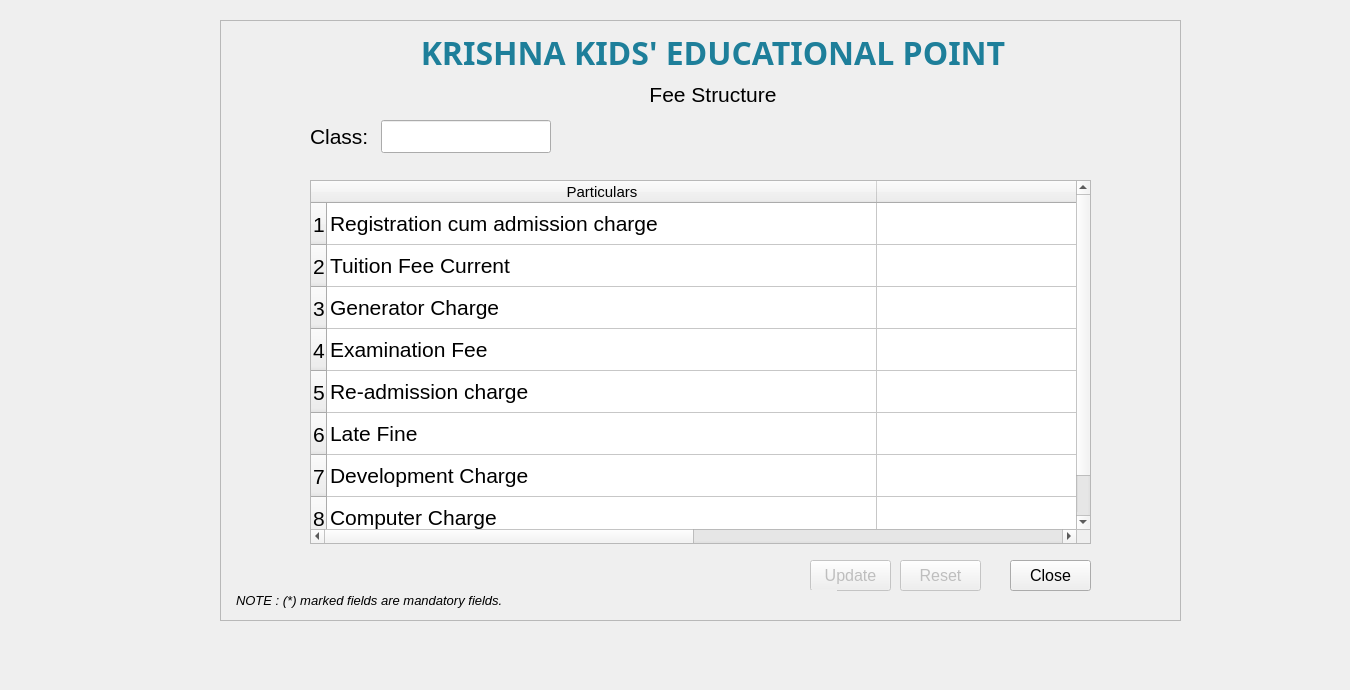
<?xml version="1.0" encoding="UTF-8"?>
<ui version="4.0">
 <class>feeStructurePage</class>
 <widget class="QWidget" name="feeStructurePage">
  <property name="geometry">
   <rect>
    <x>0</x>
    <y>0</y>
    <width>1350</width>
    <height>690</height>
   </rect>
  </property>
  <property name="windowTitle">
   <string>Form</string>
  </property>
  <widget class="QFrame" name="frame">
   <property name="geometry">
    <rect>
     <x>220</x>
     <y>20</y>
     <width>961</width>
     <height>601</height>
    </rect>
   </property>
   <property name="sizePolicy">
    <sizepolicy hsizetype="Expanding" vsizetype="Expanding">
     <horstretch>0</horstretch>
     <verstretch>0</verstretch>
    </sizepolicy>
   </property>
   <property name="font">
    <font>
     <pointsize>16</pointsize>
    </font>
   </property>
   <property name="autoFillBackground">
    <bool>true</bool>
   </property>
   <property name="frameShape">
    <enum>QFrame::StyledPanel</enum>
   </property>
   <property name="frameShadow">
    <enum>QFrame::Raised</enum>
   </property>
   <widget class="QWidget" name="layoutWidget">
    <property name="geometry">
     <rect>
      <x>200</x>
      <y>10</y>
      <width>586</width>
      <height>77</height>
     </rect>
    </property>
    <layout class="QVBoxLayout" name="verticalLayout">
     <item>
      <widget class="QLabel" name="lOrgName">
       <property name="font">
        <font>
         <family>Economica</family>
         <pointsize>36</pointsize>
         <weight>75</weight>
         <italic>false</italic>
         <bold>true</bold>
         <underline>false</underline>
         <kerning>true</kerning>
        </font>
       </property>
       <property name="autoFillBackground">
        <bool>true</bool>
       </property>
       <property name="text">
        <string>&lt;html&gt;&lt;head/&gt;&lt;body&gt;&lt;p align=&quot;center&quot;&gt;&lt;span style=&quot; font-size:24pt; color:#1e7f9a;&quot;&gt;KRISHNA KIDS' EDUCATIONAL POINT&lt;/span&gt;&lt;/p&gt;&lt;/body&gt;&lt;/html&gt;</string>
       </property>
       <property name="textFormat">
        <enum>Qt::AutoText</enum>
       </property>
       <property name="alignment">
        <set>Qt::AlignHCenter|Qt::AlignTop</set>
       </property>
       <property name="indent">
        <number>0</number>
       </property>
      </widget>
     </item>
     <item>
      <widget class="QLabel" name="lAdmissionForm">
       <property name="autoFillBackground">
        <bool>true</bool>
       </property>
       <property name="text">
        <string>Fee Structure</string>
       </property>
       <property name="alignment">
        <set>Qt::AlignCenter</set>
       </property>
      </widget>
     </item>
    </layout>
   </widget>
   <widget class="QPushButton" name="pbReset">
    <property name="enabled">
     <bool>false</bool>
    </property>
    <property name="geometry">
     <rect>
      <x>680</x>
      <y>540</y>
      <width>81</width>
      <height>31</height>
     </rect>
    </property>
    <property name="font">
     <font>
      <pointsize>12</pointsize>
     </font>
    </property>
    <property name="autoFillBackground">
     <bool>true</bool>
    </property>
    <property name="text">
     <string>Reset</string>
    </property>
   </widget>
   <widget class="QPushButton" name="pbUpdate">
    <property name="enabled">
     <bool>false</bool>
    </property>
    <property name="geometry">
     <rect>
      <x>590</x>
      <y>540</y>
      <width>81</width>
      <height>31</height>
     </rect>
    </property>
    <property name="font">
     <font>
      <pointsize>12</pointsize>
     </font>
    </property>
    <property name="autoFillBackground">
     <bool>true</bool>
    </property>
    <property name="text">
     <string>Update</string>
    </property>
    <property name="autoDefault">
     <bool>false</bool>
    </property>
    <property name="default">
     <bool>false</bool>
    </property>
    <property name="flat">
     <bool>false</bool>
    </property>
   </widget>
   <widget class="QLabel" name="lMandatory">
    <property name="geometry">
     <rect>
      <x>16</x>
      <y>570</y>
      <width>601</width>
      <height>20</height>
     </rect>
    </property>
    <property name="font">
     <font>
      <pointsize>10</pointsize>
      <italic>true</italic>
     </font>
    </property>
    <property name="autoFillBackground">
     <bool>true</bool>
    </property>
    <property name="text">
     <string>NOTE : (*) marked fields are mandatory fields. </string>
    </property>
   </widget>
   <widget class="QTableWidget" name="twFeeStruct">
    <property name="geometry">
     <rect>
      <x>90</x>
      <y>160</y>
      <width>781</width>
      <height>364</height>
     </rect>
    </property>
    <property name="sizePolicy">
     <sizepolicy hsizetype="Expanding" vsizetype="Expanding">
      <horstretch>0</horstretch>
      <verstretch>0</verstretch>
     </sizepolicy>
    </property>
    <property name="maximumSize">
     <size>
      <width>781</width>
      <height>16777215</height>
     </size>
    </property>
    <property name="frameShape">
     <enum>QFrame::StyledPanel</enum>
    </property>
    <property name="frameShadow">
     <enum>QFrame::Sunken</enum>
    </property>
    <property name="sizeAdjustPolicy">
     <enum>QAbstractScrollArea::AdjustToContents</enum>
    </property>
    <property name="showGrid">
     <bool>true</bool>
    </property>
    <property name="sortingEnabled">
     <bool>false</bool>
    </property>
    <property name="wordWrap">
     <bool>true</bool>
    </property>
    <property name="cornerButtonEnabled">
     <bool>false</bool>
    </property>
    <attribute name="horizontalHeaderVisible">
     <bool>true</bool>
    </attribute>
    <attribute name="horizontalHeaderCascadingSectionResizes">
     <bool>false</bool>
    </attribute>
    <attribute name="horizontalHeaderDefaultSectionSize">
     <number>550</number>
    </attribute>
    <attribute name="horizontalHeaderMinimumSectionSize">
     <number>38</number>
    </attribute>
    <attribute name="horizontalHeaderStretchLastSection">
     <bool>true</bool>
    </attribute>
    <attribute name="verticalHeaderDefaultSectionSize">
     <number>42</number>
    </attribute>
    <row>
     <property name="text">
      <string>1</string>
     </property>
    </row>
    <row>
     <property name="text">
      <string>2</string>
     </property>
    </row>
    <row>
     <property name="text">
      <string>3</string>
     </property>
    </row>
    <row>
     <property name="text">
      <string>4</string>
     </property>
    </row>
    <row>
     <property name="text">
      <string>5</string>
     </property>
    </row>
    <row>
     <property name="text">
      <string>6</string>
     </property>
    </row>
    <row>
     <property name="text">
      <string>7</string>
     </property>
    </row>
    <row>
     <property name="text">
      <string>8</string>
     </property>
    </row>
    <column>
     <property name="text">
      <string>Particulars</string>
     </property>
     <property name="font">
      <font>
       <pointsize>11</pointsize>
      </font>
     </property>
    </column>
    <column>
     <property name="text">
      <string>Charges</string>
     </property>
     <property name="font">
      <font>
       <pointsize>11</pointsize>
      </font>
     </property>
    </column>
    <item row="0" column="0">
     <property name="text">
      <string>Registration cum admission charge</string>
     </property>
     <property name="font">
      <font>
       <kerning>false</kerning>
      </font>
     </property>
     <property name="flags">
      <set>ItemIsDragEnabled|ItemIsUserCheckable|ItemIsEnabled</set>
     </property>
    </item>
    <item row="0" column="1">
     <property name="text">
      <string/>
     </property>
     <property name="flags">
      <set>ItemIsSelectable|ItemIsEditable|ItemIsDragEnabled|ItemIsUserCheckable|ItemIsEnabled</set>
     </property>
    </item>
    <item row="1" column="0">
     <property name="text">
      <string>Tuition Fee Current</string>
     </property>
     <property name="flags">
      <set>ItemIsDragEnabled|ItemIsUserCheckable|ItemIsEnabled</set>
     </property>
    </item>
    <item row="1" column="1">
     <property name="text">
      <string/>
     </property>
     <property name="flags">
      <set>ItemIsSelectable|ItemIsEditable|ItemIsDragEnabled|ItemIsUserCheckable|ItemIsEnabled</set>
     </property>
    </item>
    <item row="2" column="0">
     <property name="text">
      <string>Generator Charge</string>
     </property>
     <property name="font">
      <font>
       <kerning>false</kerning>
      </font>
     </property>
     <property name="flags">
      <set>ItemIsDragEnabled|ItemIsUserCheckable|ItemIsEnabled</set>
     </property>
    </item>
    <item row="2" column="1">
     <property name="text">
      <string/>
     </property>
     <property name="flags">
      <set>ItemIsSelectable|ItemIsEditable|ItemIsDragEnabled|ItemIsUserCheckable|ItemIsEnabled</set>
     </property>
    </item>
    <item row="3" column="0">
     <property name="text">
      <string>Examination Fee</string>
     </property>
     <property name="flags">
      <set>ItemIsDragEnabled|ItemIsUserCheckable|ItemIsEnabled</set>
     </property>
    </item>
    <item row="3" column="1">
     <property name="text">
      <string/>
     </property>
     <property name="flags">
      <set>ItemIsSelectable|ItemIsEditable|ItemIsDragEnabled|ItemIsUserCheckable|ItemIsEnabled</set>
     </property>
    </item>
    <item row="4" column="0">
     <property name="text">
      <string>Re-admission charge</string>
     </property>
     <property name="flags">
      <set>ItemIsDragEnabled|ItemIsUserCheckable|ItemIsEnabled</set>
     </property>
    </item>
    <item row="4" column="1">
     <property name="text">
      <string/>
     </property>
     <property name="flags">
      <set>ItemIsSelectable|ItemIsEditable|ItemIsDragEnabled|ItemIsUserCheckable|ItemIsEnabled</set>
     </property>
    </item>
    <item row="5" column="0">
     <property name="text">
      <string>Late Fine</string>
     </property>
     <property name="flags">
      <set>ItemIsDragEnabled|ItemIsUserCheckable|ItemIsEnabled</set>
     </property>
    </item>
    <item row="5" column="1">
     <property name="text">
      <string/>
     </property>
     <property name="flags">
      <set>ItemIsSelectable|ItemIsEditable|ItemIsDragEnabled|ItemIsUserCheckable|ItemIsEnabled</set>
     </property>
    </item>
    <item row="6" column="0">
     <property name="text">
      <string>Development Charge</string>
     </property>
     <property name="flags">
      <set>ItemIsDragEnabled|ItemIsUserCheckable|ItemIsEnabled</set>
     </property>
    </item>
    <item row="6" column="1">
     <property name="text">
      <string/>
     </property>
    </item>
    <item row="7" column="0">
     <property name="text">
      <string>Computer Charge</string>
     </property>
    </item>
   </widget>
   <widget class="QWidget" name="layoutWidget">
    <property name="geometry">
     <rect>
      <x>90</x>
      <y>100</y>
      <width>241</width>
      <height>33</height>
     </rect>
    </property>
    <layout class="QHBoxLayout" name="horizontalLayout">
     <item>
      <widget class="QLabel" name="lClass">
       <property name="text">
        <string>Class: </string>
       </property>
      </widget>
     </item>
     <item>
      <widget class="QLineEdit" name="leClass"/>
     </item>
    </layout>
   </widget>
   <widget class="QPushButton" name="pbClose">
    <property name="geometry">
     <rect>
      <x>790</x>
      <y>540</y>
      <width>81</width>
      <height>31</height>
     </rect>
    </property>
    <property name="font">
     <font>
      <pointsize>12</pointsize>
     </font>
    </property>
    <property name="autoFillBackground">
     <bool>true</bool>
    </property>
    <property name="text">
     <string>Close</string>
    </property>
   </widget>
  </widget>
 </widget>
 <tabstops>
  <tabstop>leClass</tabstop>
  <tabstop>twFeeStruct</tabstop>
  <tabstop>pbReset</tabstop>
  <tabstop>pbUpdate</tabstop>
  <tabstop>pbClose</tabstop>
 </tabstops>
 <resources/>
 <connections/>
</ui>
